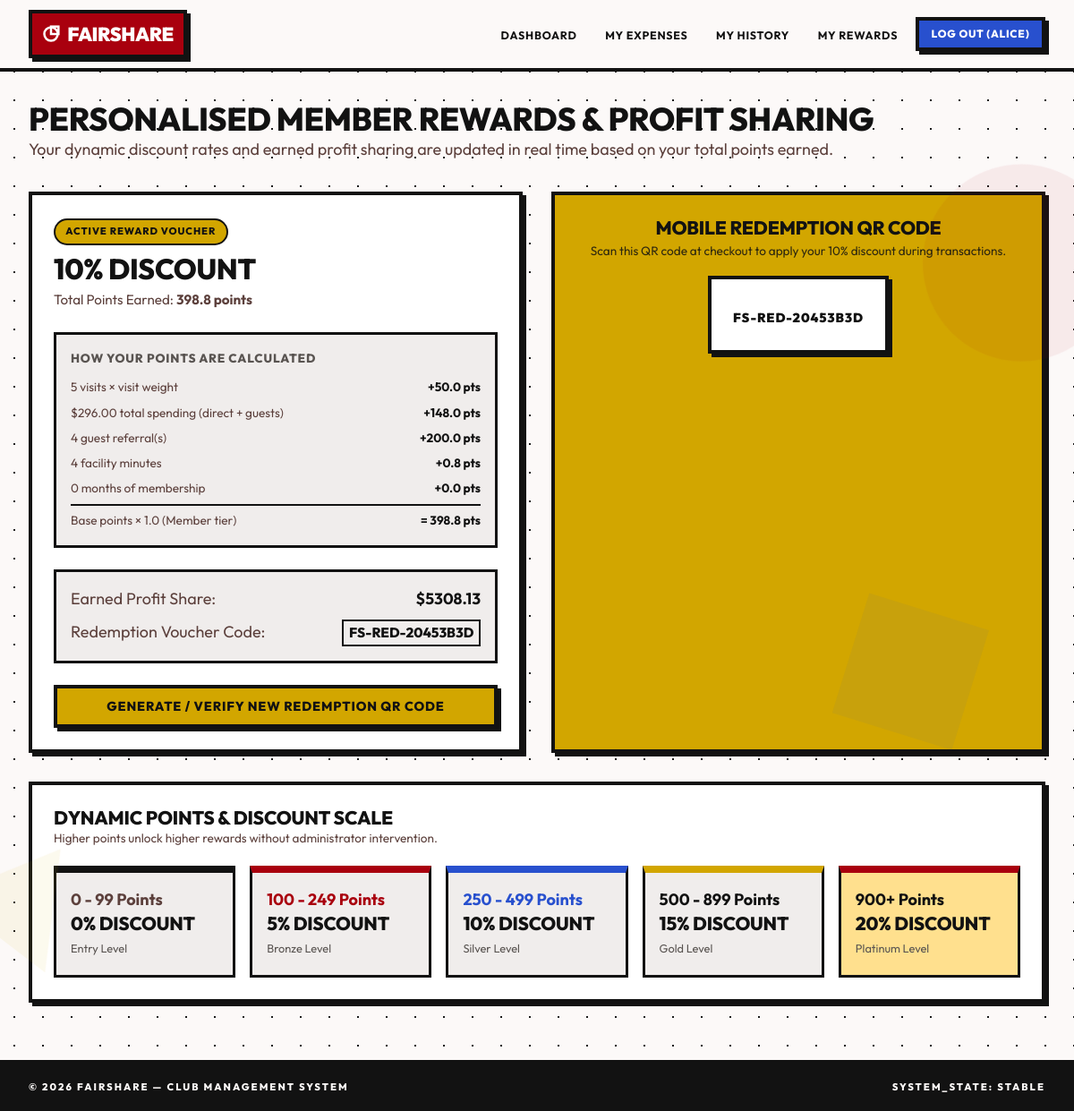
The page /member/rewards (signed in) on the database its author committed.
### tables this page shows
CREATE TABLE users (
            id INTEGER PRIMARY KEY AUTOINCREMENT,
            username TEXT UNIQUE NOT NULL,
            password_hash TEXT NOT NULL,
            role TEXT NOT NULL CHECK(role IN ('member', 'admin')),
            created_at TIMESTAMP DEFAULT CURRENT_TIMESTAMP
        );

CREATE TABLE rewards (
            id INTEGER PRIMARY KEY AUTOINCREMENT,
            member_id INTEGER NOT NULL,
            engagement_score REAL DEFAULT 0.0,
            discount_percentage REAL DEFAULT 0.0,
            earned_profit_share REAL DEFAULT 0.0,
            redemption_code TEXT UNIQUE NOT NULL,
            status TEXT DEFAULT 'active' CHECK(status IN ('active', 'redeemed')),
            created_at TIMESTAMP DEFAULT CURRENT_TIMESTAMP,
            FOREIGN KEY (member_id) REFERENCES members (id) ON DELETE CASCADE
        );

### main.py (the view)
@app.route('/member/rewards', methods=['GET', 'POST'])
@login_required
def member_rewards():
    conn = get_db()
    cursor = conn.cursor()
    cursor.execute("SELECT id FROM members WHERE user_id = ?", (session['user_id'],))
    member = cursor.fetchone()
    if request.method == 'POST':
        cursor.execute("UPDATE rewards SET status = 'redeemed' WHERE member_id = ? AND status = 'active'", (member['id'],))
        conn.commit()
        rewards = EngagementEngine.recalculate_all().get(member['id'])
        flash('Voucher code generated & verified!', 'success')
    else:
        rewards = EngagementEngine.view_member_rewards(member['id'])
    conn.close()
    return render_template('member/rewards.html', rewards=rewards)

### database.py (called while the page is built)
def get_db():
    db_path = Config.DATABASE
    os.makedirs(os.path.dirname(db_path), exist_ok=True)
    conn = sqlite3.connect(db_path)
    conn.row_factory = sqlite3.Row
    conn.execute("PRAGMA foreign_keys = ON;")
    return conn

### main.py (called while the page is built)
@app.after_request
def add_header(response):
    if app.debug:
        response.headers['Cache-Control'] = 'no-cache, no-store, must-revalidate'
    else:
        response.headers['Cache-Control'] = 'public, max-age=3600'
    return response

def login_required(f):
    @functools.wraps(f)
    def decorated_function(*args, **kwargs):
        if 'user_id' not in session:
            flash('Please log in to access this page.', 'warning')
            return redirect(url_for('login'))
        return f(*args, **kwargs)
    return decorated_function

@app.context_processor
def inject_user():
    user = None
    member = None
    guest = None
    if 'user_id' in session:
        conn = get_db()
        cursor = conn.cursor()
        cursor.execute("SELECT id, username, role FROM users WHERE id = ?", (session['user_id'],))
        user = cursor.fetchone()
        if user and user['role'] == 'member':
            cursor.execute("SELECT * FROM members WHERE user_id = ?", (user['id'],))
            member = cursor.fetchone()
        conn.close()
    if 'guest_id' in session:
        conn = get_db()
        cursor = conn.cursor()
        cursor.execute("SELECT id, guest_name, guest_code FROM guest_ids WHERE id = ?", (session['guest_id'],))
        guest = cursor.fetchone()
        conn.close()
    return dict(current_user=user, current_member=member, current_guest=guest)

### models.py (called while the page is built)
    @staticmethod
    def normalize_tier(membership_type):
        if not membership_type:
            return 'Member'
        lowered = membership_type.strip().lower()
        if lowered == 'premium':
            return 'Premium'
        if lowered == 'vip':
            return 'VIP'
        return 'Member'

    @staticmethod
    def tier_multiplier(membership_type, settings):
        tier = EngagementEngine.normalize_tier(membership_type)
        config = EngagementEngine.TIER_KEYS[tier]
        if isinstance(config, str):
            return settings[config]
        return config

    @staticmethod
    def _loyalty_months(join_date):
        if not join_date:
            return 0
        try:
            join_dt = datetime.strptime(join_date[:10], "%Y-%m-%d")
            return max(0, (datetime.now() - join_dt).days // 30)
        except ValueError:
            return 0

### templates/member/rewards.html (shortened to what this page needs)
{% extends "base.html" %}
{% block content %}
<div style="margin-bottom: 2rem;">
  <h1>Personalised Member Rewards & Profit Sharing</h1>
  <p style="color: var(--text-muted);">Your dynamic discount rates and earned profit sharing are updated in real time based on your total points earned.</p>
</div>
<div class="grid grid-cols-2" style="gap: 2rem; margin-bottom: 2rem;">
  <div class="card">
    <span class="badge badge-emerald" style="margin-bottom: 0.5rem;">Active Reward Voucher</span>
    <h2 style="font-size: 2rem; margin-bottom: 0.25rem;">{{ "%.0f"|format(rewards.discount_percentage) }}% Discount</h2>
    <p style="color: var(--text-muted); font-size: 0.95rem; margin-bottom: 1.5rem;">Total Points Earned: <strong>{{ "%.1f"|format(rewards.engagement_score) }} points</strong></p>
    <div style="background: var(--surface-dim); border: 3px solid var(--border-glass); padding: 1rem; margin-bottom: 1.5rem; font-size: 0.85rem;">
      <span style="color: var(--text-dim); font-weight: 800; text-transform: uppercase; letter-spacing: 0.06em;">How your points are calculated</span>
      <div style="margin-top: 0.65rem; display: grid; gap: 0.4rem;">
        <div style="display: flex; justify-content: space-between;">
          <span style="color: var(--text-muted);">{{ rewards.details.visit_count }} visits &times; visit weight</span>
          <strong style="color: var(--ink);">+{{ "%.1f"|format(rewards.details.visit_points) }} pts</strong>
        </div>
        <div style="display: flex; justify-content: space-between;">
          <span style="color: var(--text-muted);">${{ "%.2f"|format(rewards.details.total_spending) }} total spending (direct + guests)</span>
          <strong style="color: var(--ink);">+{{ "%.1f"|format(rewards.details.spending_points) }} pts</strong>
        </div>
        <div style="display: flex; justify-content: space-between;">
          <span style="color: var(--text-muted);">{{ rewards.details.guest_referrals }} guest referral(s)</span>
          <strong style="color: var(--ink);">+{{ "%.1f"|format(rewards.details.referral_points) }} pts</strong>
        </div>
        <div style="display: flex; justify-content: space-between;">
          <span style="color: var(--text-muted);">{{ rewards.details.facility_minutes }} facility minutes</span>
          <strong style="color: var(--ink);">+{{ "%.1f"|format(rewards.details.facility_points) }} pts</strong>
        </div>
        <div style="display: flex; justify-content: space-between;">
          <span style="color: var(--text-muted);">{{ rewards.details.loyalty_months }} months of membership</span>
          <strong style="color: var(--ink);">+{{ "%.1f"|format(rewards.details.loyalty_points) }} pts</strong>
        </div>
        <div style="display: flex; justify-content: space-between; border-top: 2px solid var(--border-glass); padding-top: 0.4rem;">
          <span style="color: var(--text-muted);">Base points &times; {{ rewards.details.tier_multiplier }} ({{ rewards.details.membership_type }} tier)</span>
          <strong style="color: var(--ink);">= {{ "%.1f"|format(rewards.engagement_score) }} pts</strong>
        </div>
      </div>
    </div>
    <div style="background: var(--surface-dim); border: 3px solid var(--border-glass); padding: 1rem; margin-bottom: 1.5rem;">
      <div style="display: flex; justify-content: space-between; margin-bottom: 0.5rem;">
        <span style="color: var(--text-muted);">Earned Profit Share:</span>
        <strong style="color: var(--ink); font-size: 1.1rem;">${{ "%.2f"|format(rewards.earned_profit_share) }}</strong>
      </div>
      <div style="display: flex; justify-content: space-between;">
        <span style="color: var(--text-muted);">Redemption Voucher Code:</span>
        <code style="color: var(--ink); font-weight: 800;">{{ rewards.redemption_code }}</code>
      </div>
    </div>
    <form action="{{ url_for('member_rewards') }}" method="POST">
      <button type="submit" class="btn btn-emerald" style="width: 100%;">
        Generate / Verify New Redemption QR Code
      </button>
    </form>
  </div>
  <div class="card card-yellow" style="text-align: center;">
    <h3 style="color: var(--on-tertiary);">Mobile Redemption QR Code</h3>
    <p style="color: var(--on-tertiary); font-size: 0.85rem; margin-top: 0.25rem; opacity: 0.85;">Scan this QR code at checkout to apply your {{ "%.0f"|format(rewards.discount_percentage) }}% discount during transactions.</p>
    <div style="background: #ffffff; border: 4px solid var(--border-glass); padding: 1.5rem; display: inline-block; margin-top: 1rem; box-shadow: 4px 4px 0 0 var(--shadow-color);">
      <div style="margin-top: 0.5rem; color: #121212; font-family: 'Outfit', monospace; font-weight: 900; font-size: 0.9rem; letter-spacing: 0.06em;">
        {{ rewards.redemption_code }}
      </div>
    </div>
  </div>
</div>
<div class="card">
  <h3>Dynamic Points & Discount Scale</h3>
  <p style="color: var(--text-muted); font-size: 0.85rem; margin-bottom: 1.25rem;">Higher points unlock higher rewards without administrator intervention.</p>
  <div class="grid grid-cols-5" style="gap: 1rem;">
    <div style="background: var(--surface-dim); border: 3px solid var(--border-glass); padding: 1rem; border-top: 8px solid var(--border-glass);">
      <strong style="color: var(--text-muted);">0 - 99 Points</strong>
      <h4 style="font-size: 1.3rem;">0% Discount</h4>
      <span style="font-size: 0.8rem; color: var(--text-dim);">Entry Level</span>
    </div>
    <div style="background: var(--surface-dim); border: 3px solid var(--border-glass); padding: 1rem; border-top: 8px solid var(--primary);">
      <strong style="color: var(--primary);">100 - 249 Points</strong>
      <h4 style="font-size: 1.3rem;">5% Discount</h4>
      <span style="font-size: 0.8rem; color: var(--text-dim);">Bronze Level</span>
    </div>
    <div style="background: var(--surface-dim); border: 3px solid var(--border-glass); padding: 1rem; border-top: 8px solid var(--secondary);">
      <strong style="color: var(--secondary);">250 - 499 Points</strong>
      <h4 style="font-size: 1.3rem;">10% Discount</h4>
      <span style="font-size: 0.8rem; color: var(--text-dim);">Silver Level</span>
    </div>
    <div style="background: var(--surface-dim); border: 3px solid var(--border-glass); padding: 1rem; border-top: 8px solid var(--tertiary);">
      <strong style="color: var(--ink);">500 - 899 Points</strong>
      <h4 style="font-size: 1.3rem;">15% Discount</h4>
      <span style="font-size: 0.8rem; color: var(--text-dim);">Gold Level</span>
    </div>
    <div style="background: var(--tertiary-soft); border: 3px solid var(--border-glass); padding: 1rem; border-top: 8px solid var(--primary);">
      <strong style="color: var(--ink);">900+ Points</strong>
      <h4 style="font-size: 1.3rem;">20% Discount</h4>
      <span style="font-size: 0.8rem; color: var(--text-dim);">Platinum Level</span>
    </div>
  </div>
</div>
{% endblock %}

### templates/base.html (shortened to what this page needs)
<!DOCTYPE html>
<html lang="en">
<head>
  <link rel="stylesheet" href="{{ url_for('static', filename='css/styles.css') }}?v=13">
</head>
<body>
  <nav class="navbar">
    <div class="navbar-container">
      <a href="{% if current_user %}{% if current_user.role == 'admin' %}{{ url_for('admin_dashboard') }}{% else %}{{ url_for('member_dashboard') }}{% endif %}{% else %}{{ url_for('index') }}{% endif %}" class="brand-logo">
        <svg width="20" height="20" viewBox="0 0 24 24" fill="none" stroke="currentColor" stroke-width="3" stroke-linecap="square">
          <circle cx="12" cy="12" r="9"></circle>
          <rect x="12" y="2" width="10" height="10"></rect>
        </svg>
        FairShare
      </a>
      <ul class="nav-links" id="nav-links">
        {% if current_user %}
          {% if current_user.role == 'admin' %}
            <li><a href="{{ url_for('admin_dashboard') }}" class="nav-link">Dashboard</a></li>
            <li><a href="{{ url_for('admin_members') }}" class="nav-link">Members</a></li>
            <li><a href="{{ url_for('admin_activity') }}" class="nav-link">Activity</a></li>
          {% else %}
            <li><a href="{{ url_for('member_dashboard') }}" class="nav-link">Dashboard</a></li>
            <li><a href="{{ url_for('member_expenses') }}" class="nav-link">My Expenses</a></li>
            <li><a href="{{ url_for('member_activity') }}" class="nav-link">My History</a></li>
            <li><a href="{{ url_for('member_rewards') }}" class="nav-link">My Rewards</a></li>
          {% endif %}
          <li><a href="{{ url_for('logout') }}" class="btn btn-secondary btn-sm">Log Out ({{ current_user.username }})</a></li>
        {% else %}
          <li><a href="{{ url_for('login') }}" class="btn btn-primary btn-sm">Log In</a></li>
        {% endif %}
      </ul>
    </div>
  </nav>
  <main class="main-content">
    {% block content %}{% endblock %}
  </main>
  <footer>
    <span>&copy; 2026 FairShare — Club Management System</span>
    <span>SYSTEM_STATE: STABLE</span>
  </footer>
</body>
</html>

### rows shown on the page
users: username "ALICE", details.membership_type "Member"
rewards: redemption_code "FS-RED-20453B3D"

### other values the page prints
{{ "%.0f"|format(rewards.discount_percentage) }} "10"
{{ "%.1f"|format(rewards.engagement_score) }} "398.8"
{{ rewards.details.visit_count }} "5"
{{ "%.1f"|format(rewards.details.visit_points) }} "50.0"
{{ "%.2f"|format(rewards.details.total_spending) }} "296.00"
{{ "%.1f"|format(rewards.details.spending_points) }} "148.0"
{{ rewards.details.guest_referrals }} "4"
{{ "%.1f"|format(rewards.details.referral_points) }} "200.0"
{{ rewards.details.facility_minutes }} "4"
{{ "%.1f"|format(rewards.details.facility_points) }} "0.8"
{{ rewards.details.loyalty_months }} "0"
{{ "%.1f"|format(rewards.details.loyalty_points) }} "0.0"
{{ rewards.details.tier_multiplier }} "1.0"
{{ "%.2f"|format(rewards.earned_profit_share) }} "5308.13"
